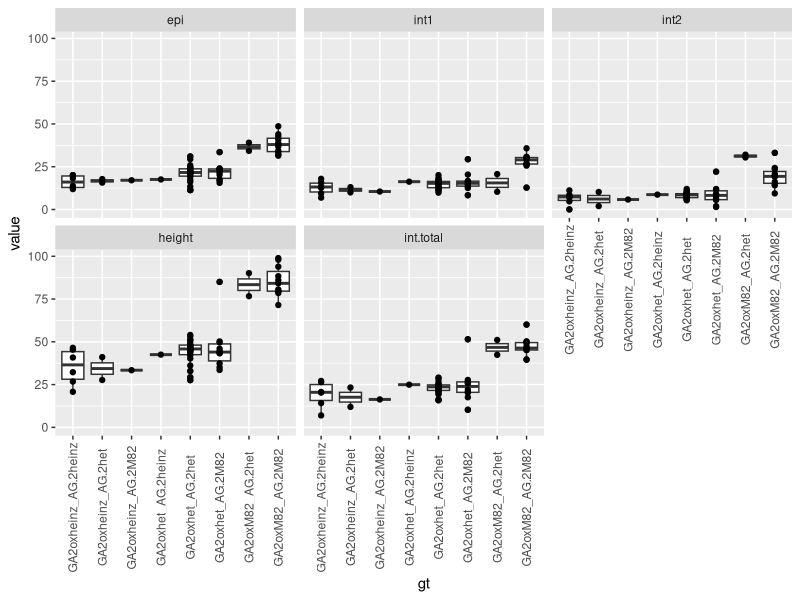

This chart was generated by the following R code:
## ---- chunk 1
tie1 <- read.csv("tie.F2s.csv",na.strings=c("NA","-"))
summary(tie1)
head(tie1)
tie1$gt <- paste("GA2ox",tie1$GA2,"_AG.2",tie1$AG,sep="")
tie1$height <- tie1$epi + tie1$int1 + tie1$int2
tie1$int.total <- tie1$int1 + tie1$int2
## ---- chunk 2
tie1.small <- tie1[,!grepl("X",colnames(tie1))]
#tie1.small <- tie1.small[tie1.small$first.leaf=="1",] #remove wierd plants where there are 2 leave at first node.
head(tie1.small)
## ---- chunk 3
library(reshape2)
tie1.melt <- melt(tie1.small,id.vars = c("plant","GA2","AG","gt","flat","first.leaf"),variable.name="organ")
head(tie1.melt)
## ---- chunk 4
library(ggplot2)
pl <- ggplot(na.omit(tie1.melt),aes(x=gt,y=value))
pl <- pl + geom_boxplot()
pl <- pl + facet_wrap( ~ organ)
pl <- pl + theme(axis.text.x  = element_text(angle=90, vjust=0.5))
pl + geom_point()
## ---- chunk 5
lm1 <- lm(epi ~ GA2,data=tie1)
summary(lm1)
## ---- chunk 6
lm2 <- lm(epi ~ AG,data=tie1)
summary(lm2)
## ---- chunk 7
lm3 <- lm(epi ~ GA2 + AG,data=tie1)
summary(lm3)
## ---- chunk 8
lm4 <- lm(epi ~ GA2*AG,data=tie1)
summary(lm4)
## ---- chunk 9
lm5 <- lm(epi ~ gt,data=na.omit(tie1))
summary(lm5)
## ---- chunk 10
lm1 <- lm(height ~ GA2,data=tie1)
summary(lm1)
## ---- chunk 11
lm2 <- lm(height ~ AG,data=tie1)
summary(lm2)
## ---- chunk 12
lm3 <- lm(height ~ GA2 + AG,data=tie1)
summary(lm3)
## ---- chunk 13
lm4 <- lm(height ~ GA2*AG,data=tie1)
summary(lm4)
## ---- chunk 14
lm5 <- lm(height ~ gt,data=na.omit(tie1))
summary(lm5)
## ---- chunk 15
lm1 <- lm(int.total ~ GA2,data=tie1)
summary(lm1)
## ---- chunk 16
lm2 <- lm(int.total ~ AG,data=tie1)
summary(lm2)
## ---- chunk 17
lm3 <- lm(int.total ~ GA2 + AG,data=tie1)
summary(lm3)
## ---- chunk 18
lm4 <- lm(int.total ~ GA2*AG,data=tie1)
summary(lm4)
## ---- chunk 19
lm5 <- lm(int.total ~ gt,data=na.omit(tie1))
summary(lm5)
